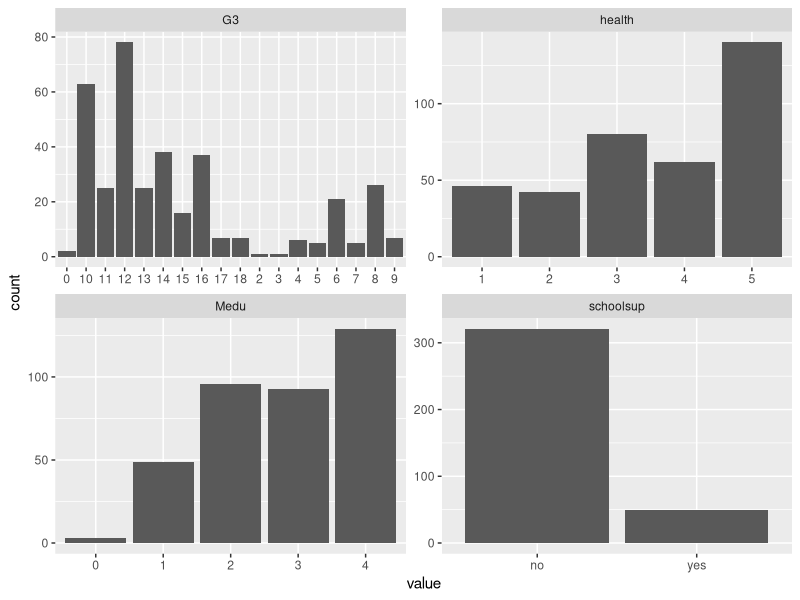
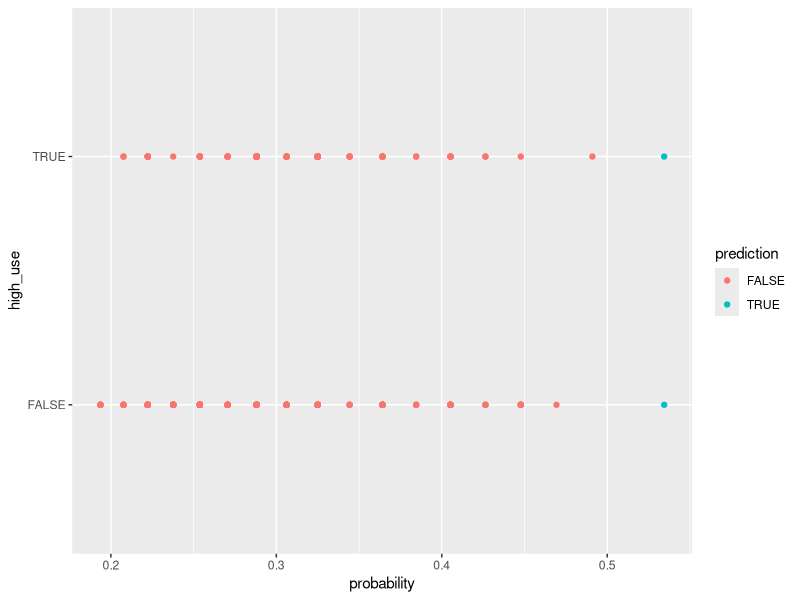

Recreate these plots in R, in order.
## ---- chunk 1
getwd()
pormat <- read.csv("data/pormat.csv", sep = ",", header = T)
library(tidyr); library(dplyr); library(ggplot2)
## ---- chunk 2
colnames(pormat)
## ---- chunk 3
pormat %>%
  select(schoolsup, Medu, health, G3) %>%
  gather() %>%
  ggplot(aes(value)) + facet_wrap("key", scales = "free") + geom_bar()
## ---- chunk 4
pormat %>%
  group_by(high_use, schoolsup) %>%
  summarise(count = n(), medu = mean(Medu), health = mean(health), grade = mean(G3))
## ---- chunk 5
model1 <- glm(high_use ~ schoolsup + Medu + health + G3, data = pormat, family = "binomial")

summary(model1)
## ---- chunk 6
# compute odds ratios (OR)
OR <- coef(model1) %>% exp

# compute confidence intervals (CI)
CI <- confint(model1) %>% exp

# print out the odds ratios with their confidence intervals
cbind(OR, CI)
## ---- chunk 7
model2 <- glm(high_use ~ G3, data = pormat, family = "binomial")

summary(model2)
## ---- chunk 8
probabilities <- predict(model2, type = "response")

# add the predicted probabilities to 'pormat'
pormat <- mutate(pormat, probability = probabilities)

# use the probabilities to make a prediction of high_use
pormat <- mutate(pormat, prediction = probabilities > 0.5)

# see the last ten original classes, predicted probabilities, and class predictions
select(pormat, G3, high_use, probability, prediction) %>% tail(10)

# tabulate the target variable versus the predictions
table(high_use = pormat$high_use, prediction = pormat$prediction)

g <- ggplot(pormat, aes(x = probability, y = high_use, col = prediction))

# define the geom as points and draw the plot
g + geom_point()

# tabulate the target variable versus the predictions
table(high_use = pormat$high_use, prediction = pormat$prediction) %>% prop.table() %>% addmargins()
## ---- chunk 9
loss_func <- function(class, prob) {
  n_wrong <- abs(class - prob) > 0.5
  mean(n_wrong)
}

# call loss_func to compute the average number of wrong predictions in the (training) data
loss_func(class = pormat$high_use, prob = pormat$probability)
## ---- chunk 10
library(boot)
cv <- cv.glm(data = pormat, cost = loss_func, glmfit = model2, K = 10)

cv$delta[1]

library(boot)
cv <- cv.glm(data = pormat, cost = loss_func, glmfit = model2, K = 2)

cv$delta[1]
